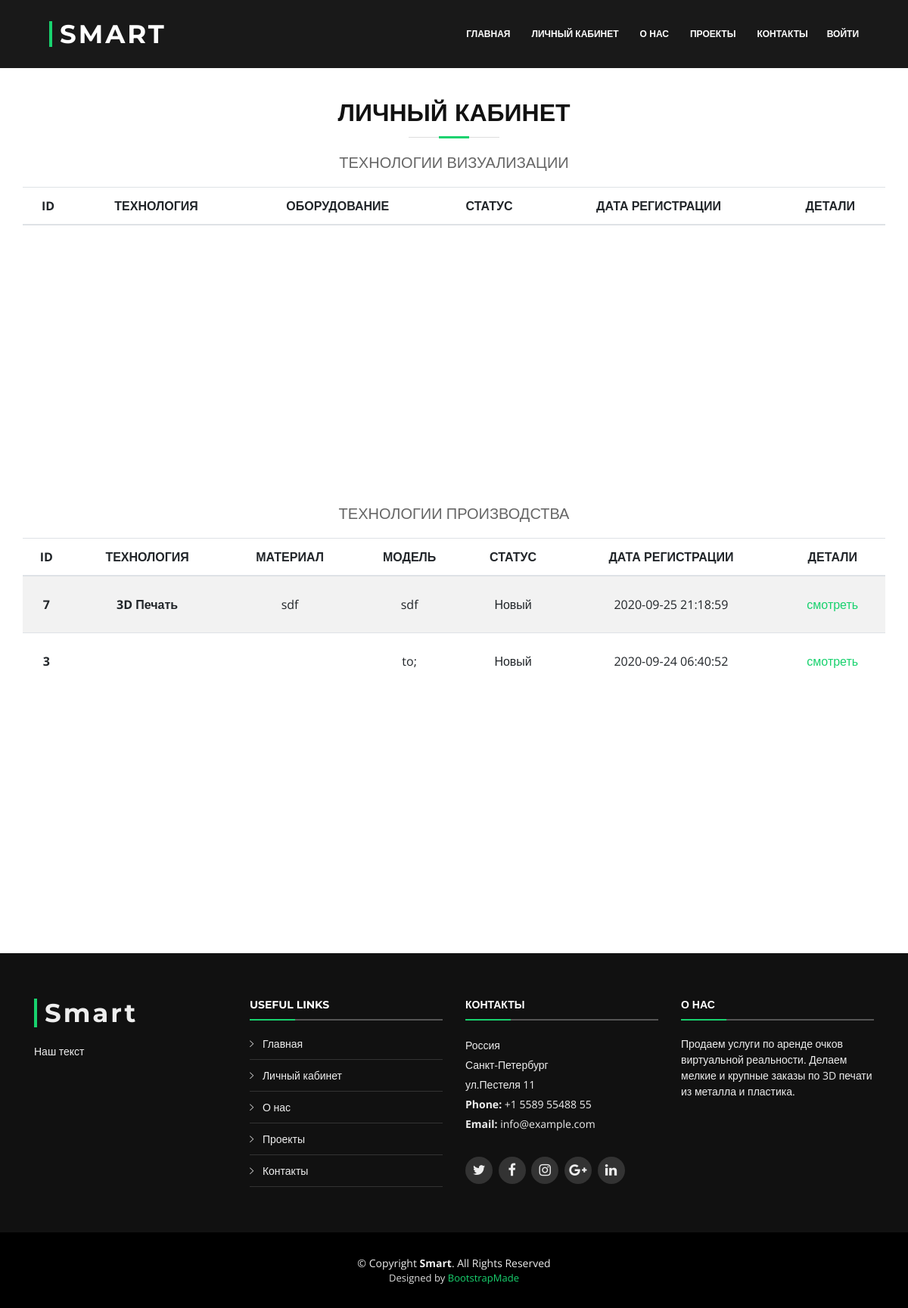
Before: /personal.php with the older database file.
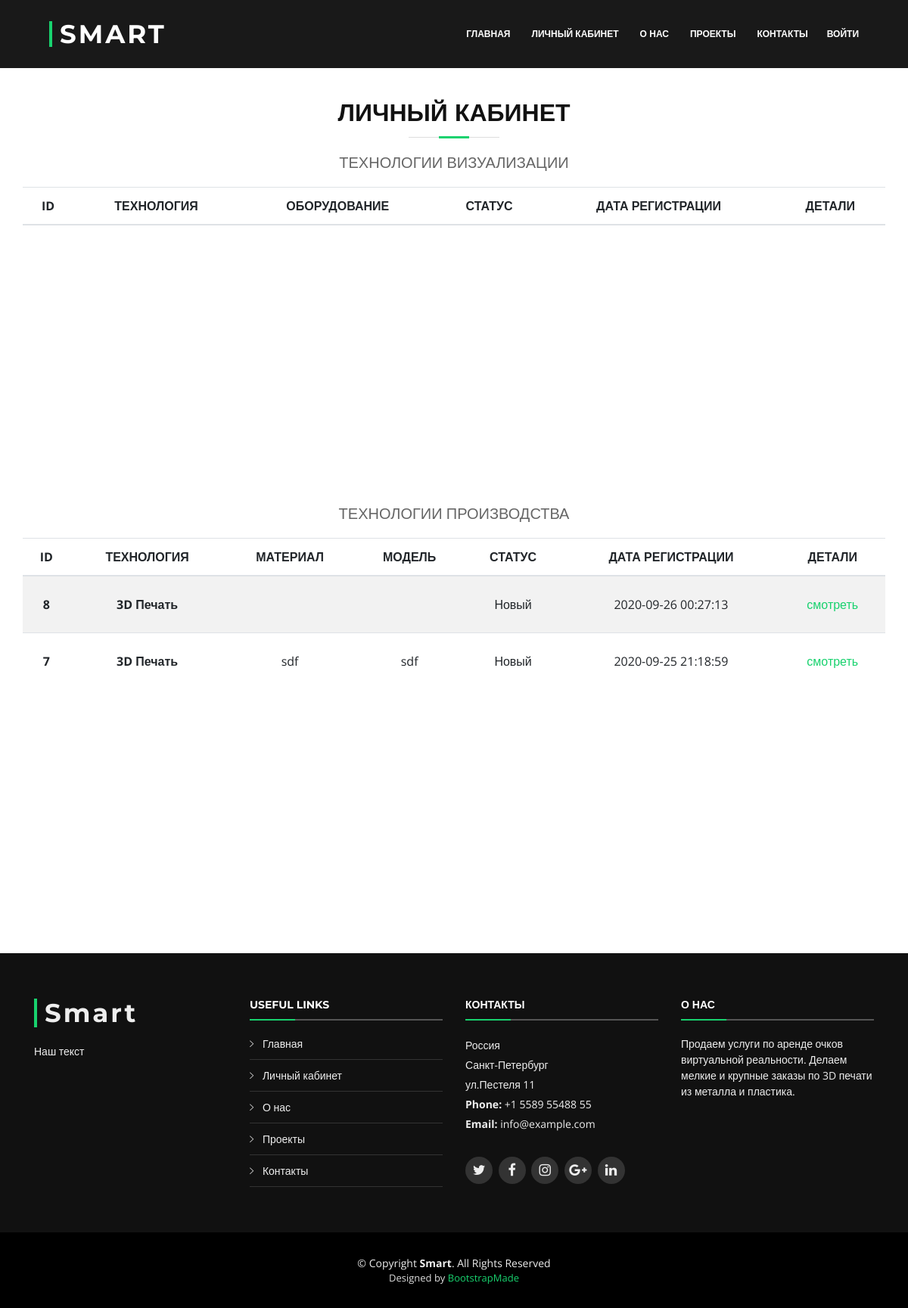
After: the same page with the newer database file.
### tables this page shows
CREATE TABLE `orders_3d` (
  `id` int(11) NOT NULL,
  `user_id` int(11) NOT NULL,
  `service` varchar(255) NOT NULL,
  `create_at` datetime NOT NULL DEFAULT current_timestamp(),
  `address` longtext NOT NULL,
  `user_name` varchar(255) NOT NULL,
  `status` varchar(255) NOT NULL DEFAULT 'Новый',
  `model` varchar(255) NOT NULL,
  `description` text NOT NULL,
  `size_model` varchar(255) NOT NULL,
  `scale` varchar(255) NOT NULL,
  `accuracy` varchar(255) NOT NULL,
  `material` varchar(255) NOT NULL,
  `platform` varchar(255) NOT NULL,
  `packaging` varchar(255) NOT NULL,
  `file_modeles` varchar(255) NOT NULL,
  `file_document` varchar(255) NOT NULL,
  `category_id` int(11) NOT NULL
);

CREATE TABLE `categories` (
  `id` int(11) NOT NULL,
  `title` varchar(255) NOT NULL,
  `category_id` int(11) NOT NULL
);

### personal.php (the view, shortened to what this page needs)
<?php
  include 'parts/header.php';
 ?>
<div id="block-main">
<header class="section-header">
            <h3 class="section-title">ЛИЧНЫЙ КАБИНЕТ</h3>
</header>
<h5>ТЕХНОЛОГИИ ВИЗУАЛИЗАЦИИ</h5>
<div class="block-table">
      <div class="table-wrapper-scroll-y my-custom-scrollbar">
        <table class="table table-striped">
          <thead>
            <tr>
              <th class="text-center" scope="col">ID</th>
              <th class="text-center" scope="col">ТЕХНОЛОГИЯ</th>
              <th class="text-center" scope="col">ОБОРУДОВАНИЕ</th>
              <th class="text-center" scope="col">СТАТУС</th>
              <th class="text-center" scope="col">ДАТА РЕГИСТРАЦИИ</th>
              <th class="text-center" scope="col">ДЕТАЛИ</th>
            </tr>
          </thead>
        </table>
      </div>
</div>
<h5>ТЕХНОЛОГИИ ПРОИЗВОДСТВА</h5>
    <div class="block-table">
          <div class="table-wrapper-scroll-y my-custom-scrollbar">
            <table class="table table-striped">
            <thead>
                <tr>
                  <th class="text-center" scope="col">ID</th>
                  <th class="text-center" scope="col">ТЕХНОЛОГИЯ</th>
                  <th class="text-center" scope="col">МАТЕРИАЛ</th>
                  <th class="text-center"  scope="col">МОДЕЛЬ</th>
                  <th class="text-center"  scope="col">СТАТУС</th>
                  <th class="text-center"  scope="col">ДАТА РЕГИСТРАЦИИ</th>
                  <th class="text-center"  scope="col">ДЕТАЛИ</th>
                </tr>
                </thead>
                <tbody>
                <?php
                $sql = "SELECT * FROM `orders_3D` WHERE `user_id` = '" . $_COOKIE['polzovatel_id'] . "' ORDER BY `orders_3d`.`create_at` DESC";
                $result = $conn->query($sql);
                while ($row = mysqli_fetch_assoc($result)) {
                ?>
                <tr class="m-3 text-center" style="line-height:50px">
                  <th class="text-center">
                  <?php echo $row['id'] ?>
                  </th>
                  <th >
                  <?php
                  $sql_ser_3d = "SELECT * FROM `categories` WHERE `category_id` = '" . $row['category_id'] . "' ";
                  $result_ser_3d = $conn->query($sql_ser_3d);
                  $row_ser_3d = mysqli_fetch_assoc($result_ser_3d);
                  echo $row_ser_3d['title'];
                  ?>
                  </th>
                  <td>
                  <?php echo $row['material'] ?>
                  </td>
                  <td>
                  <?php echo $row['model'] ?>
                  </td>
                  <td><?php echo $row['status']?></td>
                  <td><?php echo $row['create_at']?></td>
                  <td><a href="/services/order-details-3d.php?id=<?php echo $row['id'] ?>">смотреть</a></td>
                </tr>
                <?php
                      }
                      ?>
                </tbody>
            </table>
          </div>
    </div>
</div>
 <?php
  include 'parts/footer.php';
 ?>

### parts/header.php (shortened to what this page needs)
<!DOCTYPE html>
<html lang="en">
<head>
  <link href="../assets/vendor/bootstrap/css/bootstrap.min.css" rel="stylesheet">
  <link href="../assets/vendor/icofont/icofont.min.css" rel="stylesheet">
  <link href="../assets/vendor/font-awesome/css/font-awesome.min.css" rel="stylesheet">
  <link href="../assets/vendor/ionicons/css/ionicons.min.css" rel="stylesheet">
  <link href="../assets/vendor/animate.css/animate.min.css" rel="stylesheet">
  <link href="../assets/vendor/venobox/venobox.css" rel="stylesheet">
  <link href="../assets/vendor/owl.carousel/assets/owl.carousel.min.css" rel="stylesheet">
  <link href="../assets/vendor/aos/aos.css" rel="stylesheet">
  <link href="../assets/css/style.css" rel="stylesheet">
  <link href="../assets/css/new.css" rel="stylesheet">
</head>
<body>
  <?php
    include $_SERVER['DOCUMENT_ROOT'] ."/config/db.php";
   ?>
<!-- <?php
      if (isset($_COOKIE["polzovatel_id"])) {
        $link = ("/personal.php");
      } else {
        $link = ("/index.php");
        }
      ?> -->
  <header id="header" class="fixed-top header-transparent">
    <div class="container-fluid">
      <div class="row justify-content-center">
        <div class="col-xl-11 d-flex align-items-center">
          <h1 class="logo mr-auto"><a href="/index.php">SMART</a></h1>
          <nav class="nav-menu d-none d-lg-block">
            <ul>
              <li class="<?php if($page == "home"){ echo 'active';} ?>"><a  href="/#intro">Главная</a></li>
              <li class="<?php if($page == "personal"){ echo 'active';} ?>"><a
              <?php
                if (isset($_COOKIE["polzovatel_id"])) {
                  $link = ("/personal.php");
                } else {
                  $link = ("/login.php");
                  }
                ?>
              href="<?php echo $link ?>">Личный кабинет</a></li>
              <li><a href="/#about">О нас</a></li>
              <li><a href="/#portfolio">Проекты</a></li>
              <li><a href="/#team">Контакты</a></li>
                          <?php
                  if (isset($_COOKIE["polzovatel_id"])) {
                        $sql = "SELECT * FROM users WHERE id=" . $_COOKIE["polzovatel_id"];
                        $result = $conn->query($sql);
                        $polzovatel = mysqli_fetch_assoc($result);
                          ?>
                              <a class="login" href="exit.php?exit=<?php echo $_COOKIE["polzovatel_id"] ?>" class="ml-3" name="exit"><strong><?php echo $polzovatel["login"]; ?> <img style="width: 30px; height: 30px " src="/assets/img/exit.png"></strong></a>
                          <?php
                  }else {
                    ?>
                      <a class="logout" href="/login.php" class="btn btn-outline-success ml-2">ВОЙТИ <span></span> </a>
                    <?php
                  }
                  ?>
            </ul>
          </nav>
        </div>
      </div>
    </div>
  </header>

### parts/footer.php (shortened to what this page needs)
  <footer id="footer">
    <div class="footer-top">
      <div class="container">
        <div class="row">
          <div class="col-lg-3 col-md-6 footer-info">
            <h3>Smart</h3>
            <p>Наш текст</p>
          </div>
          <div class="col-lg-3 col-md-6 footer-links">
            <h4>Useful Links</h4>
            <ul>
              <li><i class="ion-ios-arrow-right"></i> <a href="/index.php">Главная</a></li>
              <li><i class="ion-ios-arrow-right"></i> <a href="#">Личный кабинет</a></li>
              <li><i class="ion-ios-arrow-right"></i> <a href="#">О нас</a></li>
              <li><i class="ion-ios-arrow-right"></i> <a href="#">Проекты</a></li>
              <li><i class="ion-ios-arrow-right"></i> <a href="#">Контакты</a></li>
            </ul>
          </div>
          <div class="col-lg-3 col-md-6 footer-contact">
            <h4>Контакты</h4>
            <p>
              Россия <br>
              Санкт-Петербург<br>
              ул.Пестеля 11<br>
              <strong>Phone:</strong> +1 5589 55488 55<br>
              <strong>Email:</strong> info@example.com<br>
            </p>
            <div class="social-links">
              <a href="#" class="twitter"><i class="fa fa-twitter"></i></a>
              <a href="#" class="facebook"><i class="fa fa-facebook"></i></a>
              <a href="#" class="instagram"><i class="fa fa-instagram"></i></a>
              <a href="#" class="google-plus"><i class="fa fa-google-plus"></i></a>
              <a href="#" class="linkedin"><i class="fa fa-linkedin"></i></a>
            </div>
          </div>
          <div class="col-lg-3 col-md-6 footer-newsletter">
            <h4>О нас</h4>
            <p>Продаем услуги по аренде очков виртуальной реальности. Делаем мелкие и крупные заказы по 3D печати из металла и пластика.</p>
          </div>
        </div>
      </div>
    </div>
    <div class="container">
      <div class="copyright">
        &copy; Copyright <strong>Smart</strong>. All Rights Reserved
      </div>
      <div class="credits">
        Designed by <a href="https://bootstrapmade.com/">BootstrapMade</a>
      </div>
    </div>
  </footer>
</body>
</html>

### assets/css/style.css (style rules this page uses)
#header .logout { margin-top: 10px; margin-left: 25px; }
body { background: #fff; color: #666666; font-family: "Open Sans", sans-serif; }
a { color: #18d26e; transition: 0.5s; }
p { padding: 0; margin: 0 0 30px 0; }
h1, h2, h3, h4, h5, h6 { font-family: "Montserrat", sans-serif; font-weight: 400; margin: 0 0 20px 0; padding: 0; }
#header { transition: all 0.5s; z-index: 997; padding: 26px 0; background: rgba(0, 0, 0, 0.9); }
#header .logo { font-size: 34px; margin: 0; padding: 0; line-height: 1; font-family: "Montserrat", sans-serif; font-weight: 700; letter-spacing: 3px; padding-left: 10px; border-left: 4px solid #18d26e; }
#header .logo a { color: #fff; }
.nav-menu ul { margin: 0; padding: 0; list-style: none; }
.nav-menu > ul { display: flex; }
.nav-menu > ul > li { position: relative; white-space: nowrap; padding: 10px 0 10px 28px; }
.nav-menu a { display: block; position: relative; color: #fff; transition: 0.3s; font-size: 12px; font-family: "Montserrat", sans-serif; text-transform: uppercase; font-weight: 600; }
.mobile-nav { position: fixed; top: 55px; right: 15px; bottom: 15px; left: 15px; z-index: 9999; overflow-y: auto; background: #fff; transition: ease-in-out 0.2s; opacity: 0; visibility: hidden; border-radius: 10px; padding: 10px 0; }
.mobile-nav * { margin: 0; padding: 0; list-style: none; }
.mobile-nav a { display: block; position: relative; color: #333333; padding: 10px 20px; font-weight: 500; outline: none; }
.section-header h3 { font-size: 32px; color: #111; text-transform: uppercase; text-align: center; font-weight: 700; position: relative; padding-bottom: 15px; }
.section-header h3::before { content: ''; position: absolute; display: block; width: 120px; height: 1px; background: #ddd; bottom: 1px; left: calc(50% - 60px); }
.section-header h3::after { content: ''; position: absolute; display: block; width: 40px; height: 3px; background: #18d26e; bottom: 0; left: calc(50% - 20px); }
#footer { background: #000; padding: 0 0 30px 0; color: #eee; font-size: 14px; }
#footer .footer-top { background: #111; padding: 60px 0 30px 0; }
#footer .footer-top .footer-info { margin-bottom: 30px; }
#footer .footer-top .footer-info h3 { font-size: 34px; margin: 0 0 20px 0; padding: 2px 0 2px 10px; line-height: 1; font-family: "Montserrat", sans-serif; font-weight: 700; letter-spacing: 3px; border-left: 4px solid #18d26e; }
#footer .footer-top .footer-info p { font-size: 14px; line-height: 24px; margin-bottom: 0; font-family: "Montserrat", sans-serif; color: #eee; }
#footer .footer-top .social-links a { font-size: 18px; display: inline-block; background: #333; color: #eee; line-height: 1; padding: 8px 0; margin-right: 4px; border-radius: 50%; text-align: center; width: 36px; height: 36px; transition: 0.3s; }
#footer .footer-top h4 { font-size: 14px; font-weight: bold; color: #fff; text-transform: uppercase; position: relative; padding-bottom: 12px; }
#footer .footer-top h4::before, #footer .footer-top h4::after { content: ''; position: absolute; left: 0; bottom: 0; height: 2px; }
#footer .footer-top h4::before { right: 0; background: #555; }
#footer .footer-top h4::after { background: #18d26e; width: 60px; }
#footer .footer-top .footer-links { margin-bottom: 30px; }
#footer .footer-top .footer-links ul { list-style: none; padding: 0; margin: 0; }
#footer .footer-top .footer-links ul i { padding-right: 8px; color: #ddd; }
#footer .footer-top .footer-links ul li { border-bottom: 1px solid #333; padding: 10px 0; }
#footer .footer-top .footer-links ul li:first-child { padding-top: 0; }
#footer .footer-top .footer-links ul a { color: #eee; }
#footer .footer-top .footer-contact { margin-bottom: 30px; }
#footer .footer-top .footer-contact p { line-height: 26px; }
#footer .footer-top .footer-newsletter { margin-bottom: 30px; }
#footer .copyright { text-align: center; padding-top: 30px; }
#footer .credits { text-align: center; font-size: 13px; color: #ddd; }

### assets/css/new.css (style rules this page uses)
.my-custom-scrollbar { position: relative; height: 400px; overflow: auto; }
.table-wrapper-scroll-y { display: block; }
#block-main { position: relative; width: 1140px; height: 1000px; margin: 130px auto }
#block-main h5 { text-align: center; margin-top: 20px; }

Changed rows visible on the page:
no longer on this page (row edited): orders_3d: id "3", model "to;", status "Новый", create_at "2020-09-24 06:40:52"
added orders_3d: id "8", category.title "3D Печать", status "Новый", create_at "2020-09-26 00:27:13"
